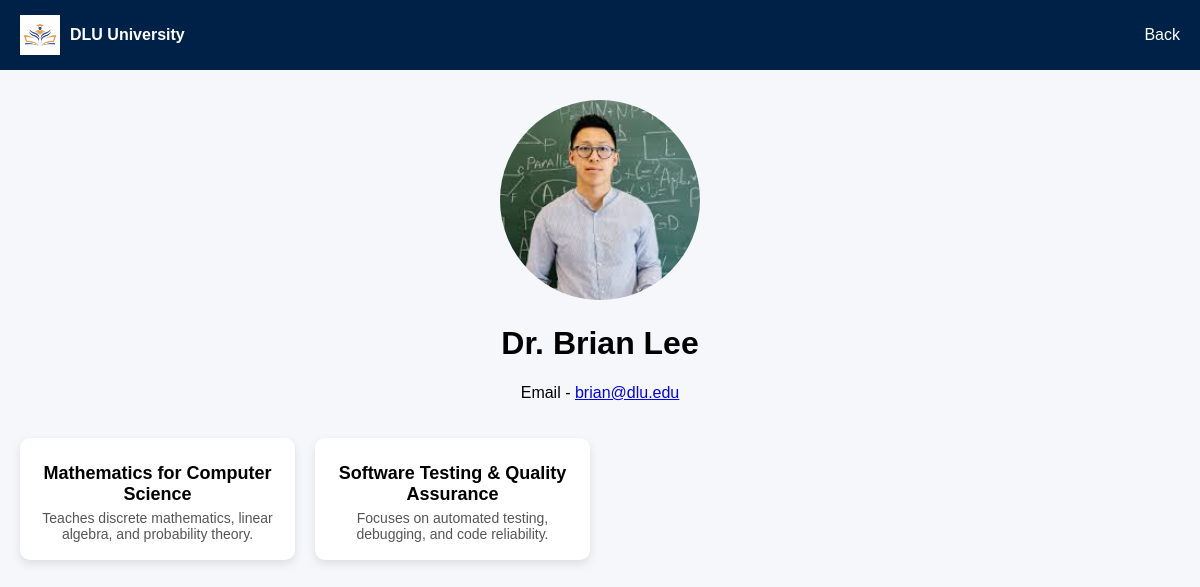
The app's page /staff_modules.php?id=2 with its own data.
### tables this page shows
CREATE TABLE `staff` (
  `StaffID` int(11) NOT NULL,
  `Name` text NOT NULL,
  `Email` varchar(100) DEFAULT NULL,
  `Password` varchar(255) DEFAULT NULL,
  `Image` varchar(255) DEFAULT NULL
);

CREATE TABLE `modules` (
  `ModuleID` int(11) NOT NULL,
  `ModuleName` text NOT NULL,
  `ModuleLeaderID` int(11) DEFAULT NULL,
  `Description` text DEFAULT NULL,
  `Image` text DEFAULT NULL
);

### staff_modules.php (the view, shortened to what this page needs)
<?php
include 'config.php';
$staffID = intval($_GET['id']);
$staffResult = $conn->query("SELECT * FROM Staff WHERE StaffID = $staffID");
$staff = $staffResult->fetch_assoc();
$name = $staff['Name'];
$image = !empty($staff['Image'])
    ? $staff['Image']
    : "staff/default.jpg";
$email = $staff['Email'];
$modules = $conn->query("
    SELECT ModuleName, Description
    FROM Modules
    WHERE ModuleLeaderID = $staffID
");
?>
<!DOCTYPE html>
<html>
<head>
<link rel="stylesheet" href="style.css">
</head>
<body>
<div class="navbar">
    <div class="logo">
        <img src="logo.jpg">
        <b>DLU University</b>
    </div>
    <div>
    <a href="staff.php">Back</a>
</div>
</div>
<div style="text-align:center; margin-top:30px;">
    <img src="<?php echo $image; ?>"
         style="width:200px; height:200px; object-fit:cover; border-radius:50%;">
    <h1><?php echo htmlspecialchars($name); ?></h1>
    <p>
        Email - <a href="mailto:<?php echo htmlspecialchars( $email); ?>">
        <?php echo $email; ?>
        </a>
    </p>
</div>
<div class="container">
<?php
while($row = $modules->fetch_assoc()){
    echo "<div class='card'>";
    echo "<h2>".htmlspecialchars($row['ModuleName'])."</h2>";
    echo "<p>".htmlspecialchars($row['Description'])."</p>";
    echo "</div>";
}
?>
</div>
</body>
</html>

### style.css (style rules this page uses)
body { margin: 0; font-family: Arial, sans-serif; background-color: #f5f7fa; }
.navbar { display: flex; justify-content: space-between; align-items: center; background: #002147; color: white; padding: 15px 20px; }
.navbar a { color: white; margin-left: 15px; text-decoration: none; }
.logo { display: flex; align-items: center; gap: 10px; }
.logo img { width: 40px; }
.container { display: grid; grid-template-columns: repeat(4, 1fr); gap: 20px; padding: 20px; max-width: 1200px; margin: auto; }
.card { background: white; border-radius: 10px; padding: 15px; text-align: center; box-shadow: 0 4px 10px rgba(0,0,0,0.1); transition: transform 0.2s ease; }
.card h2 { font-size: 18px; margin: 10px 0 5px; }
.card p { font-size: 14px; color: #555; margin: 3px 0; }

### records on screen
staff: Image (picture), Name "Dr. Brian Lee", Email "brian@dlu.edu"
modules: ModuleName "Mathematics for Computer Science", Description "Teaches discrete mathematics, linear algebra, and probability theory."
modules: ModuleName "Software Testing & Quality Assurance", Description "Focuses on automated testing, debugging, and code reliability."
